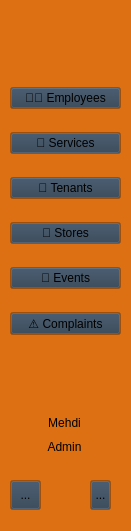
       <widget class="QWidget" name="sidebar" native="true">
        <property name="geometry">
         <rect>
          <x>0</x>
          <y>0</y>
          <width>131</width>
          <height>531</height>
         </rect>
        </property>
        <property name="sizePolicy">
         <sizepolicy hsizetype="Expanding" vsizetype="Expanding">
          <horstretch>0</horstretch>
          <verstretch>0</verstretch>
         </sizepolicy>
        </property>
        <property name="palette">
         <palette>
          <active>
           <colorrole role="Button">
            <brush brushstyle="SolidPattern">
             <color alpha="255">
              <red>44</red>
              <green>62</green>
              <blue>80</blue>
             </color>
            </brush>
           </colorrole>
           <colorrole role="Base">
            <brush brushstyle="SolidPattern">
             <color alpha="255">
              <red>191</red>
              <green>99</green>
              <blue>7</blue>
             </color>
            </brush>
           </colorrole>
           <colorrole role="Window">
            <brush brushstyle="SolidPattern">
             <color alpha="255">
              <red>220</red>
              <green>112</green>
              <blue>18</blue>
             </color>
            </brush>
           </colorrole>
          </active>
          <inactive>
           <colorrole role="Button">
            <brush brushstyle="SolidPattern">
             <color alpha="255">
              <red>44</red>
              <green>62</green>
              <blue>80</blue>
             </color>
            </brush>
           </colorrole>
           <colorrole role="Base">
            <brush brushstyle="SolidPattern">
             <color alpha="255">
              <red>191</red>
              <green>99</green>
              <blue>7</blue>
             </color>
            </brush>
           </colorrole>
           <colorrole role="Window">
            <brush brushstyle="SolidPattern">
             <color alpha="255">
              <red>220</red>
              <green>112</green>
              <blue>18</blue>
             </color>
            </brush>
           </colorrole>
          </inactive>
          <disabled>
           <colorrole role="Button">
            <brush brushstyle="SolidPattern">
             <color alpha="255">
              <red>44</red>
              <green>62</green>
              <blue>80</blue>
             </color>
            </brush>
           </colorrole>
           <colorrole role="Base">
            <brush brushstyle="SolidPattern">
             <color alpha="255">
              <red>220</red>
              <green>112</green>
              <blue>18</blue>
             </color>
            </brush>
           </colorrole>
           <colorrole role="Window">
            <brush brushstyle="SolidPattern">
             <color alpha="255">
              <red>220</red>
              <green>112</green>
              <blue>18</blue>
             </color>
            </brush>
           </colorrole>
          </disabled>
         </palette>
        </property>
        <property name="autoFillBackground">
         <bool>true</bool>
        </property>
        <property name="styleSheet">
         <string notr="true"/>
        </property>
        <widget class="QWidget" name="verticalLayoutWidget_2">
         <property name="geometry">
          <rect>
           <x>10</x>
           <y>70</y>
           <width>111</width>
           <height>283</height>
          </rect>
         </property>
         <layout class="QVBoxLayout" name="modules_layout">
          <item>
           <widget class="QPushButton" name="emp">
            <property name="sizePolicy">
             <sizepolicy hsizetype="MinimumExpanding" vsizetype="Fixed">
              <horstretch>0</horstretch>
              <verstretch>0</verstretch>
             </sizepolicy>
            </property>
            <property name="cursor">
             <cursorShape>PointingHandCursor</cursorShape>
            </property>
            <property name="styleSheet">
             <string notr="true"/>
            </property>
            <property name="text">
             <string>👨‍💼 Employees</string>
            </property>
           </widget>
          </item>
          <item>
           <widget class="QPushButton" name="ser">
            <property name="sizePolicy">
             <sizepolicy hsizetype="Expanding" vsizetype="Fixed">
              <horstretch>0</horstretch>
              <verstretch>0</verstretch>
             </sizepolicy>
            </property>
            <property name="cursor">
             <cursorShape>PointingHandCursor</cursorShape>
            </property>
            <property name="text">
             <string>🔧 Services</string>
            </property>
           </widget>
          </item>
          <item>
           <widget class="QPushButton" name="store">
            <property name="sizePolicy">
             <sizepolicy hsizetype="Expanding" vsizetype="Fixed">
              <horstretch>0</horstretch>
              <verstretch>0</verstretch>
             </sizepolicy>
            </property>
            <property name="text">
             <string>🏢 Tenants</string>
            </property>
           </widget>
          </item>
          <item>
           <widget class="QPushButton" name="str">
            <property name="sizePolicy">
             <sizepolicy hsizetype="Expanding" vsizetype="Fixed">
              <horstretch>0</horstretch>
              <verstretch>0</verstretch>
             </sizepolicy>
            </property>
            <property name="cursor">
             <cursorShape>PointingHandCursor</cursorShape>
            </property>
            <property name="text">
             <string>🏬 Stores</string>
            </property>
           </widget>
          </item>
          <item>
           <widget class="QPushButton" name="eve">
            <property name="sizePolicy">
             <sizepolicy hsizetype="Expanding" vsizetype="Fixed">
              <horstretch>0</horstretch>
              <verstretch>0</verstretch>
             </sizepolicy>
            </property>
            <property name="cursor">
             <cursorShape>PointingHandCursor</cursorShape>
            </property>
            <property name="text">
             <string>🎉 Events</string>
            </property>
           </widget>
          </item>
          <item>
           <widget class="QPushButton" name="com">
            <property name="sizePolicy">
             <sizepolicy hsizetype="Expanding" vsizetype="Fixed">
              <horstretch>0</horstretch>
              <verstretch>0</verstretch>
             </sizepolicy>
            </property>
            <property name="cursor">
             <cursorShape>PointingHandCursor</cursorShape>
            </property>
            <property name="styleSheet">
             <string notr="true"/>
            </property>
            <property name="text">
             <string>⚠️ Complaints</string>
            </property>
           </widget>
          </item>
         </layout>
        </widget>
        <widget class="QLabel" name="logo">
         <property name="geometry">
          <rect>
           <x>30</x>
           <y>10</y>
           <width>69</width>
           <height>49</height>
          </rect>
         </property>
         <property name="sizePolicy">
          <sizepolicy hsizetype="Fixed" vsizetype="Fixed">
           <horstretch>0</horstretch>
           <verstretch>0</verstretch>
          </sizepolicy>
         </property>
         <property name="text">
          <string/>
         </property>
         <property name="pixmap">
          <pixmap>../icons/logo.png</pixmap>
         </property>
         <property name="scaledContents">
          <bool>true</bool>
         </property>
        </widget>
        <widget class="QLabel" name="pfp">
         <property name="geometry">
          <rect>
           <x>40</x>
           <y>370</y>
           <width>41</width>
           <height>31</height>
          </rect>
         </property>
         <property name="sizePolicy">
          <sizepolicy hsizetype="Fixed" vsizetype="Fixed">
           <horstretch>0</horstretch>
           <verstretch>0</verstretch>
          </sizepolicy>
         </property>
         <property name="minimumSize">
          <size>
           <width>30</width>
           <height>30</height>
          </size>
         </property>
         <property name="text">
          <string/>
         </property>
         <property name="pixmap">
          <pixmap>build/Desktop_Qt_6_7_3_MinGW_64_bit-Debug/pfp.jpg</pixmap>
         </property>
         <property name="scaledContents">
          <bool>true</bool>
         </property>
        </widget>
        <widget class="QToolButton" name="logout">
         <property name="geometry">
          <rect>
           <x>10</x>
           <y>480</y>
           <width>31</width>
           <height>30</height>
          </rect>
         </property>
         <property name="sizePolicy">
          <sizepolicy hsizetype="Expanding" vsizetype="Expanding">
           <horstretch>0</horstretch>
           <verstretch>0</verstretch>
          </sizepolicy>
         </property>
         <property name="styleSheet">
          <string notr="true">#logout
{
transform:rotate(180);
}</string>
         </property>
         <property name="text">
          <string>...</string>
         </property>
         <property name="icon">
          <iconset>
           <normaloff>icons/log-out.svg</normaloff>icons/log-out.svg</iconset>
         </property>
        </widget>
        <widget class="QToolButton" name="settings">
         <property name="geometry">
          <rect>
           <x>90</x>
           <y>480</y>
           <width>21</width>
           <height>30</height>
          </rect>
         </property>
         <property name="sizePolicy">
          <sizepolicy hsizetype="Expanding" vsizetype="Expanding">
           <horstretch>0</horstretch>
           <verstretch>0</verstretch>
          </sizepolicy>
         </property>
         <property name="text">
          <string>...</string>
         </property>
         <property name="icon">
          <iconset theme="QIcon::ThemeIcon::DocumentProperties"/>
         </property>
        </widget>
        <widget class="QLabel" name="nom">
         <property name="geometry">
          <rect>
           <x>20</x>
           <y>410</y>
           <width>89</width>
           <height>26</height>
          </rect>
         </property>
         <property name="sizePolicy">
          <sizepolicy hsizetype="Expanding" vsizetype="Fixed">
           <horstretch>0</horstretch>
           <verstretch>0</verstretch>
          </sizepolicy>
         </property>
         <property name="text">
          <string>Mehdi</string>
         </property>
         <property name="alignment">
          <set>Qt::AlignmentFlag::AlignCenter</set>
         </property>
        </widget>
        <widget class="QLabel" name="role">
         <property name="geometry">
          <rect>
           <x>20</x>
           <y>440</y>
           <width>89</width>
           <height>14</height>
          </rect>
         </property>
         <property name="sizePolicy">
          <sizepolicy hsizetype="Expanding" vsizetype="Fixed">
           <horstretch>0</horstretch>
           <verstretch>0</verstretch>
          </sizepolicy>
         </property>
         <property name="text">
          <string>Admin</string>
         </property>
         <property name="alignment">
          <set>Qt::AlignmentFlag::AlignCenter</set>
         </property>
        </widget>
       </widget>
